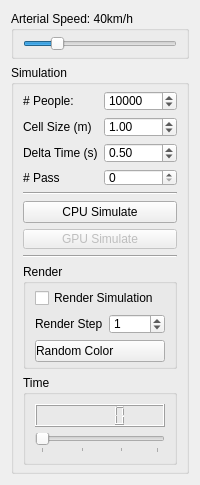
       <widget class="QWidget" name="tab_2">
        <attribute name="title">
         <string>Old</string>
        </attribute>
        <layout class="QGridLayout" name="gridLayout_11">
         <item row="0" column="0">
          <widget class="QGroupBox" name="ArterialEdgesSpeedGroupBox">
           <property name="title">
            <string>Arterial Speed: 40km/h</string>
           </property>
           <layout class="QGridLayout" name="gridLayout_22">
            <property name="topMargin">
             <number>5</number>
            </property>
            <property name="bottomMargin">
             <number>5</number>
            </property>
            <item row="0" column="0">
             <widget class="QSlider" name="ArterialEdgesSpeedSlider">
              <property name="minimum">
               <number>1</number>
              </property>
              <property name="maximum">
               <number>200</number>
              </property>
              <property name="value">
               <number>40</number>
              </property>
              <property name="orientation">
               <enum>Qt::Horizontal</enum>
              </property>
             </widget>
            </item>
           </layout>
          </widget>
         </item>
         <item row="1" column="0">
          <widget class="QGroupBox" name="groupBox_12">
           <property name="title">
            <string>Simulation</string>
           </property>
           <layout class="QGridLayout" name="gridLayout_20">
            <property name="topMargin">
             <number>6</number>
            </property>
            <property name="bottomMargin">
             <number>6</number>
            </property>
            <item row="2" column="0">
             <layout class="QGridLayout" name="gridLayout_21">
              <item row="0" column="0">
               <widget class="QLabel" name="label_12">
                <property name="maximumSize">
                 <size>
                  <width>16777215</width>
                  <height>25</height>
                 </size>
                </property>
                <property name="text">
                 <string># People:</string>
                </property>
               </widget>
              </item>
              <item row="0" column="1">
               <widget class="QSpinBox" name="cudaNumPeopleSpinBox">
                <property name="maximumSize">
                 <size>
                  <width>16777215</width>
                  <height>20</height>
                 </size>
                </property>
                <property name="minimum">
                 <number>1</number>
                </property>
                <property name="maximum">
                 <number>450000</number>
                </property>
                <property name="value">
                 <number>10000</number>
                </property>
               </widget>
              </item>
              <item row="1" column="0">
               <widget class="QLabel" name="label_13">
                <property name="maximumSize">
                 <size>
                  <width>16777215</width>
                  <height>25</height>
                 </size>
                </property>
                <property name="text">
                 <string>Cell Size (m)</string>
                </property>
               </widget>
              </item>
              <item row="1" column="1">
               <widget class="QDoubleSpinBox" name="cudaCellSizeSpinBox">
                <property name="maximumSize">
                 <size>
                  <width>16777215</width>
                  <height>20</height>
                 </size>
                </property>
                <property name="minimum">
                 <double>0.100000000000000</double>
                </property>
                <property name="value">
                 <double>1.000000000000000</double>
                </property>
               </widget>
              </item>
              <item row="5" column="0" colspan="2">
               <widget class="Line" name="line_2">
                <property name="orientation">
                 <enum>Qt::Horizontal</enum>
                </property>
               </widget>
              </item>
              <item row="7" column="0" colspan="2">
               <widget class="QPushButton" name="cudaCPUSimulateButton">
                <property name="maximumSize">
                 <size>
                  <width>16777215</width>
                  <height>25</height>
                 </size>
                </property>
                <property name="text">
                 <string>CPU Simulate</string>
                </property>
               </widget>
              </item>
              <item row="8" column="0" colspan="2">
               <widget class="QPushButton" name="cudaGPUSimulateButton">
                <property name="enabled">
                 <bool>false</bool>
                </property>
                <property name="maximumSize">
                 <size>
                  <width>16777215</width>
                  <height>20</height>
                 </size>
                </property>
                <property name="text">
                 <string>GPU Simulate</string>
                </property>
               </widget>
              </item>
              <item row="2" column="0">
               <widget class="QLabel" name="label_14">
                <property name="text">
                 <string>Delta Time (s)</string>
                </property>
               </widget>
              </item>
              <item row="2" column="1">
               <widget class="QDoubleSpinBox" name="cudaDeltaTimeSpinBox">
                <property name="maximumSize">
                 <size>
                  <width>16777215</width>
                  <height>20</height>
                 </size>
                </property>
                <property name="minimum">
                 <double>0.050000000000000</double>
                </property>
                <property name="maximum">
                 <double>20.000000000000000</double>
                </property>
                <property name="value">
                 <double>0.500000000000000</double>
                </property>
               </widget>
              </item>
              <item row="9" column="0" colspan="2">
               <widget class="Line" name="line">
                <property name="orientation">
                 <enum>Qt::Horizontal</enum>
                </property>
               </widget>
              </item>
              <item row="3" column="0">
               <widget class="QLabel" name="label_6">
                <property name="maximumSize">
                 <size>
                  <width>16777215</width>
                  <height>17</height>
                 </size>
                </property>
                <property name="text">
                 <string># Pass</string>
                </property>
               </widget>
              </item>
              <item row="3" column="1">
               <widget class="QSpinBox" name="cudaShortestPathNumPassesSpinBox">
                <property name="maximumSize">
                 <size>
                  <width>16777215</width>
                  <height>17</height>
                 </size>
                </property>
                <property name="maximum">
                 <number>5</number>
                </property>
               </widget>
              </item>
             </layout>
            </item>
            <item row="3" column="0">
             <widget class="QGroupBox" name="groupBox_3">
              <property name="title">
               <string>Render</string>
              </property>
              <layout class="QGridLayout" name="gridLayout_9">
               <property name="topMargin">
                <number>4</number>
               </property>
               <property name="bottomMargin">
                <number>4</number>
               </property>
               <item row="0" column="0" colspan="2">
                <widget class="QCheckBox" name="cudaRenderSimulationCheckBox">
                 <property name="text">
                  <string>Render Simulation</string>
                 </property>
                </widget>
               </item>
               <item row="2" column="0">
                <widget class="QLabel" name="label_5">
                 <property name="text">
                  <string>Render Step</string>
                 </property>
                </widget>
               </item>
               <item row="2" column="1">
                <widget class="QSpinBox" name="cudaRenderStepSpinBox">
                 <property name="maximumSize">
                  <size>
                   <width>16777215</width>
                   <height>20</height>
                  </size>
                 </property>
                 <property name="minimum">
                  <number>0</number>
                 </property>
                 <property name="value">
                  <number>1</number>
                 </property>
                </widget>
               </item>
               <item row="3" column="0" colspan="2">
                <widget class="QPushButton" name="carInfoRenderingButton">
                 <property name="maximumSize">
                  <size>
                   <width>16777215</width>
                   <height>22</height>
                  </size>
                 </property>
                 <property name="styleSheet">
                  <string notr="true">Text-align:left</string>
                 </property>
                 <property name="text">
                  <string>Random Color</string>
                 </property>
                </widget>
               </item>
              </layout>
             </widget>
            </item>
            <item row="4" column="0">
             <widget class="QGroupBox" name="groupBox_4">
              <property name="title">
               <string>Time</string>
              </property>
              <layout class="QGridLayout" name="gridLayout_10">
               <item row="1" column="0">
                <widget class="QSlider" name="cudaTimeSlider">
                 <property name="minimum">
                  <number>70</number>
                 </property>
                 <property name="maximum">
                  <number>99</number>
                 </property>
                 <property name="orientation">
                  <enum>Qt::Horizontal</enum>
                 </property>
                 <property name="tickPosition">
                  <enum>QSlider::TicksBelow</enum>
                 </property>
                 <property name="tickInterval">
                  <number>10</number>
                 </property>
                </widget>
               </item>
               <item row="0" column="0">
                <widget class="QLCDNumber" name="samplingTimeLCD"/>
               </item>
              </layout>
             </widget>
            </item>
           </layout>
          </widget>
         </item>
        </layout>
       </widget>
